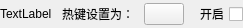
<?xml version="1.0" encoding="UTF-8"?>
<ui version="4.0">
 <class>Mode_HotKey_Class</class>
 <widget class="QWidget" name="Mode_HotKey_Class">
  <property name="geometry">
   <rect>
    <x>0</x>
    <y>0</y>
    <width>230</width>
    <height>28</height>
   </rect>
  </property>
  <property name="windowMySpeed" stdset="0">
   <string>Form</string>
  </property>
  <layout class="QVBoxLayout" name="verticalLayout">
   <property name="spacing">
    <number>0</number>
   </property>
   <property name="leftMargin">
    <number>0</number>
   </property>
   <property name="topMargin">
    <number>0</number>
   </property>
   <property name="rightMargin">
    <number>0</number>
   </property>
   <property name="bottomMargin">
    <number>0</number>
   </property>
   <item>
    <layout class="QHBoxLayout" name="horizontalLayout">
     <property name="spacing">
      <number>10</number>
     </property>
     <item>
      <widget class="QLabel" name="label">
       <property name="sizePolicy">
        <sizepolicy hsizetype="Fixed" vsizetype="Preferred">
         <horstretch>0</horstretch>
         <verstretch>0</verstretch>
        </sizepolicy>
       </property>
       <property name="text">
        <string>TextLabel</string>
       </property>
      </widget>
     </item>
     <item>
      <widget class="QLabel" name="label_2">
       <property name="sizePolicy">
        <sizepolicy hsizetype="Fixed" vsizetype="Preferred">
         <horstretch>0</horstretch>
         <verstretch>0</verstretch>
        </sizepolicy>
       </property>
       <property name="text">
        <string>热键设置为：</string>
       </property>
      </widget>
     </item>
     <item>
      <widget class="QPushButton" name="pushButton">
       <property name="sizePolicy">
        <sizepolicy hsizetype="Fixed" vsizetype="Fixed">
         <horstretch>0</horstretch>
         <verstretch>0</verstretch>
        </sizepolicy>
       </property>
       <property name="text">
        <string/>
       </property>
      </widget>
     </item>
     <item>
      <widget class="QCheckBox" name="checkBox">
       <property name="layoutDirection">
        <enum>Qt::RightToLeft</enum>
       </property>
       <property name="text">
        <string>开启</string>
       </property>
      </widget>
     </item>
    </layout>
   </item>
  </layout>
 </widget>
 <resources/>
 <connections/>
</ui>
